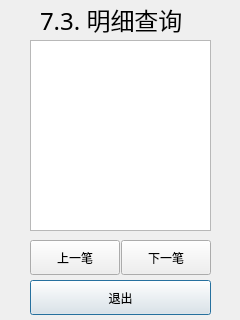
<?xml version="1.0" encoding="UTF-8"?>
<ui version="4.0">
 <class>MainKey73</class>
 <widget class="QDialog" name="MainKey73">
  <property name="geometry">
   <rect>
    <x>0</x>
    <y>0</y>
    <width>240</width>
    <height>320</height>
   </rect>
  </property>
  <property name="windowTitle">
   <string>Dialog</string>
  </property>
  <widget class="QLabel" name="label">
   <property name="geometry">
    <rect>
     <x>40</x>
     <y>6</y>
     <width>161</width>
     <height>28</height>
    </rect>
   </property>
   <property name="font">
    <font>
     <family>AR PL UKai CN</family>
     <pointsize>18</pointsize>
    </font>
   </property>
   <property name="text">
    <string>7.3. 明细查询</string>
   </property>
  </widget>
  <widget class="QPushButton" name="pushButton">
   <property name="geometry">
    <rect>
     <x>30</x>
     <y>280</y>
     <width>181</width>
     <height>35</height>
    </rect>
   </property>
   <property name="text">
    <string>退出</string>
   </property>
  </widget>
  <widget class="QTextEdit" name="MsgRst">
   <property name="geometry">
    <rect>
     <x>30</x>
     <y>40</y>
     <width>181</width>
     <height>191</height>
    </rect>
   </property>
  </widget>
  <widget class="QPushButton" name="pushButton_2">
   <property name="geometry">
    <rect>
     <x>30</x>
     <y>240</y>
     <width>90</width>
     <height>35</height>
    </rect>
   </property>
   <property name="text">
    <string>上一笔</string>
   </property>
  </widget>
  <widget class="QPushButton" name="pushButton_3">
   <property name="geometry">
    <rect>
     <x>121</x>
     <y>240</y>
     <width>90</width>
     <height>35</height>
    </rect>
   </property>
   <property name="text">
    <string>下一笔</string>
   </property>
  </widget>
 </widget>
 <resources/>
 <connections/>
</ui>
